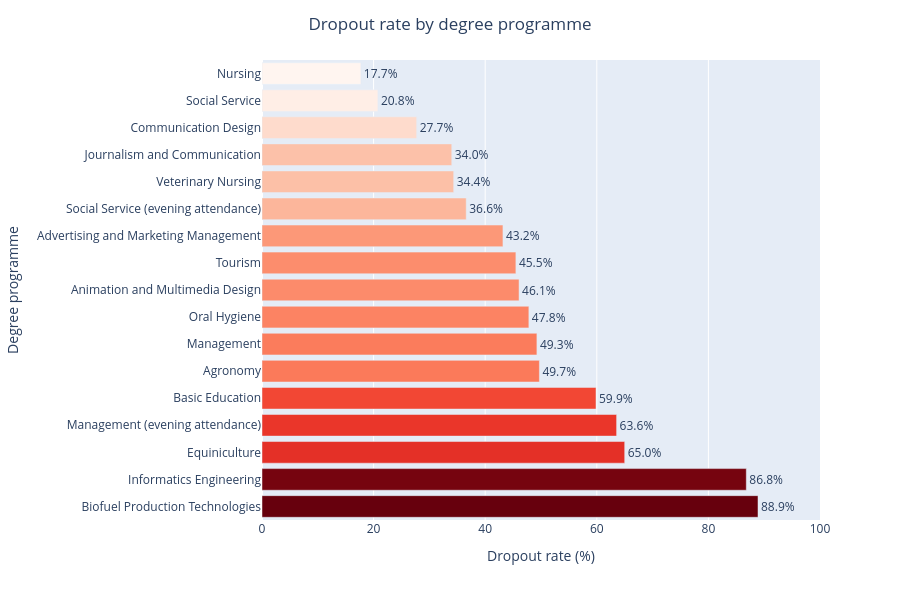

This figure's notebook cell:
### Code cell
import plotly.express as px

fig = px.bar(
    df_course_rate,
    x='Dropout_rate (%)',
    y='Course_name',
    orientation='h',
    text=df_course_rate['Dropout_rate (%)'].round(1).astype(str) + '%',
    color='Dropout_rate (%)',
    color_continuous_scale='Reds'
)

fig.update_traces(
    textposition='outside'
)

fig.update_layout(
    title={
        'text': 'Dropout rate by degree programme',
        'x': 0.5
    },
    xaxis_title='Dropout rate (%)',
    yaxis_title='Degree programme',
    xaxis=dict(range=[0, 100]),
    height=600,
    width=900,
    coloraxis_showscale=False,
    uniformtext_minsize=11,
    uniformtext_mode='hide'
)

fig.show()

### Figure 1 — Plotly figure (JSON) as saved in the notebook; plotly's stock layout.template omitted (floating-point values rounded to 4 significant figures)
{"data": [{"hovertemplate": "Dropout_rate (%)=%{marker.color}<br>Course_name=%{y}<br>text=%{text}<extra></extra>", "legendgroup": "", "marker": {"color": [88.89, 86.79, 65.0, 63.55, 59.86, 49.71, 49.26, 47.83, 46.07, 45.5, 43.18, 36.6, 34.35, 34.01, 27.72, 20.77, 17.72], "coloraxis": "coloraxis", "pattern": {"shape": ""}}, "name": "", "orientation": "h", "showlegend": false, "text": ["88.9%", "86.8%", "65.0%", "63.6%", "59.9%", "49.7%", "49.3%", "47.8%", "46.1%", "45.5%", "43.2%", "36.6%", "34.4%", "34.0%", "27.7%", "20.8%", "17.7%"], "textposition": "outside", "type": "bar", "x": [88.89, 86.79, 65.0, 63.55, 59.86, 49.71, 49.26, 47.83, 46.07, 45.5, 43.18, 36.6, 34.35, 34.01, 27.72, 20.77, 17.72], "xaxis": "x", "y": ["Biofuel Production Technologies", "Informatics Engineering", "Equiniculture", "Management (evening attendance)", "Basic Education", "Agronomy", "Management", "Oral Hygiene", "Animation and Multimedia Design", "Tourism", "Advertising and Marketing Management", "Social Service (evening attendance)", "Veterinary Nursing", "Journalism and Communication", "Communication Design", "Social Service", "Nursing"], "yaxis": "y"}], "layout": {"barmode": "relative", "coloraxis": {"colorbar": {"title": {"text": "Dropout_rate (%)"}}, "colorscale": [[0, "rgb(255,245,240)"], [0.125, "rgb(254,224,210)"], [0.25, "rgb(252,187,161)"], [0.375, "rgb(252,146,114)"], [0.5, "rgb(251,106,74)"], [0.625, "rgb(239,59,44)"], [0.75, "rgb(203,24,29)"], [0.875, "rgb(165,15,21)"], [1, "rgb(103,0,13)"]], "showscale": false}, "height": 600, "legend": {"tracegroupgap": 0}, "margin": {"t": 60}, "title": {"text": "Dropout rate by degree programme", "x": 0.5}, "uniformtext": {"minsize": 11, "mode": "hide"}, "width": 900, "xaxis": {"anchor": "y", "domain": [0, 1], "range": [0, 100], "title": {"text": "Dropout rate (%)"}}, "yaxis": {"anchor": "x", "domain": [0, 1], "title": {"text": "Degree programme"}}}}
